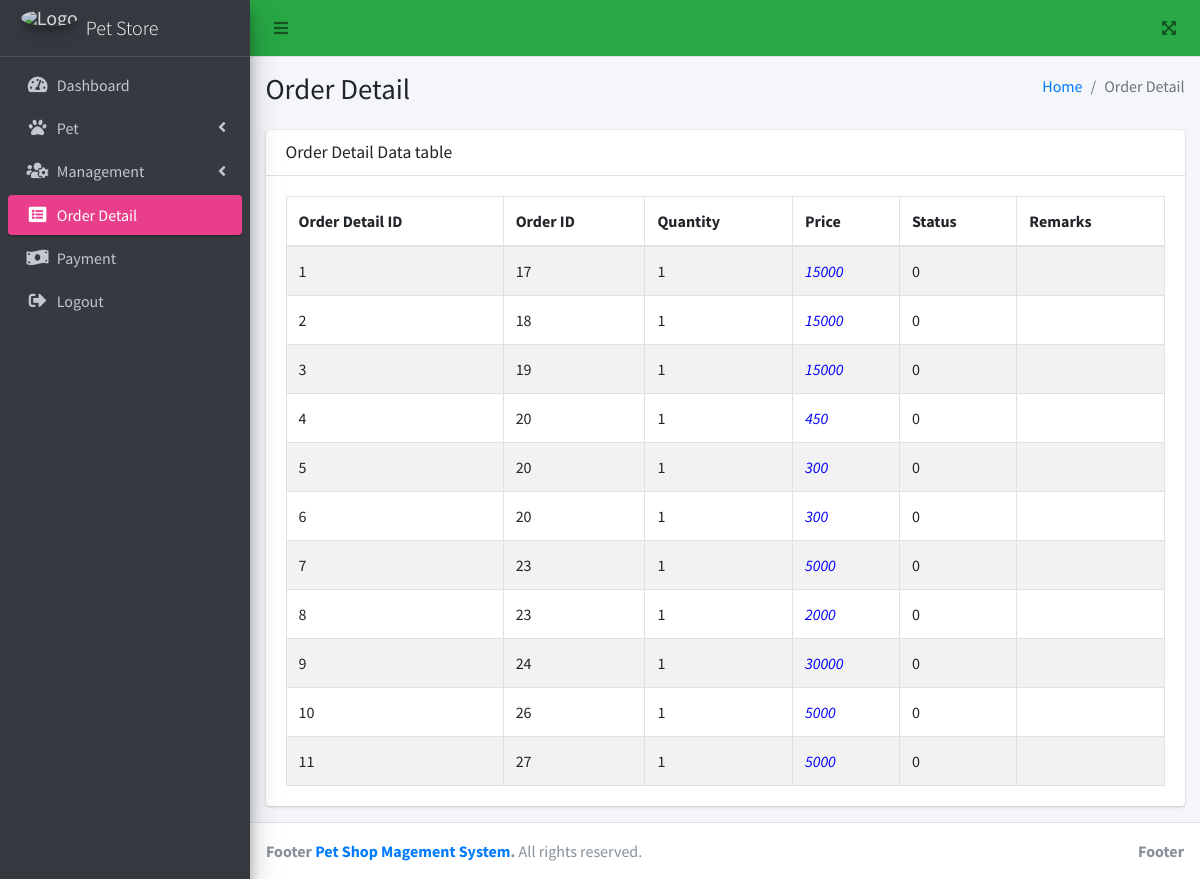
The page /pets/public/admin/Client/orderdetail.php on the database its author committed.
### tables this page shows
CREATE TABLE `tbl_order_detail` (
  `order_detail_id` int NOT NULL AUTO_INCREMENT,
  `order_id` int NOT NULL,
  `quantity` int NOT NULL,
  `quantity_price` float NOT NULL,
  `status` int NOT NULL,
  `remarks` varchar(100) DEFAULT NULL,
  PRIMARY KEY (`order_detail_id`),
  KEY `order_id` (`order_id`),
  CONSTRAINT `tbl_order_detail_ibfk_1` FOREIGN KEY (`order_id`) REFERENCES `tbl_order` (`order_id`) ON DELETE CASCADE ON UPDATE CASCADE
);

### pets/public/admin/Client/orderdetail.php (the view, shortened to what this page needs)
<?php
$hostname = 'db';
$username = 'admin1';
$password = 'password';
$dbname = 'pets';
$pdo = new PDO("mysql:host=$hostname;dbname=$dbname", $username, $password);
try {
    $stmt = $pdo->prepare('SELECT * FROM tbl_order_detail');
    $stmt->execute();
    $ods = $stmt->fetchAll(PDO::FETCH_ASSOC);
} catch (PDOException $e) {
    die("Error: " . $e->getMessage());
}
?>
<!DOCTYPE html>
<html lang="en">
<head>
    <link rel="stylesheet" href="../plugins/fontawesome-free/css/all.min.css">
    <link rel="stylesheet" href="../plugins/datatables-bs4/css/dataTables.bootstrap4.min.css">
    <link rel="stylesheet" href="../plugins/datatables-responsive/css/responsive.bootstrap4.min.css">
    <link rel="stylesheet" href="../plugins/datatables-buttons/css/buttons.bootstrap4.min.css">
    <link rel="stylesheet" href="../dist/css/adminlte.min.css">
</head>
<body class="hold-transition sidebar-mini">
    <div class="wrapper">
        <nav class="main-header navbar navbar-expand navbar-light navbar-green">
            <ul class="navbar-nav">
                <li class="nav-item">
                    <a class="nav-link" data-widget="pushmenu" href="#" role="button"><i class="fas fa-bars"></i></a>
                </li>
            </ul>
            <ul class="navbar-nav ml-auto">
                <li class="nav-item">
                    <a class="nav-link" data-widget="fullscreen" href="#" role="button">
                        <i class="fas fa-expand-arrows-alt"></i>
                    </a>
                </li>
            </ul>
        </nav>
        <aside class="main-sidebar sidebar-dark-primary elevation-4">
            <a href="/index.php" class="brand-link">
                <img src="../dist/img/logo.jpg" alt="Logo" class="brand-image img-circle elevation-3" style="opacity: .8">
                <span class="brand-text font-weight-light">Pet Store</span>
            </a>
            <div class="sidebar">
                <nav class="mt-2">
                    <ul class="nav nav-pills nav-sidebar flex-column" data-widget="treeview" role="menu" data-accordion="false">
                        <li class="nav-item">
                            <a href="dashboard.php" class="nav-link">
                                <i class="nav-icon fas fa-tachometer-alt"></i>
                                <p>Dashboard</p>
                            </a>
                        </li>
                        <li class="nav-item">
                            <a class="nav-link">
                                <i class="nav-icon fas fa-paw"></i>
                                <p>Pet<i class="fas fa-angle-left right"></i><span class="badge badge-info right"></span></p>
                            </a>
                        </li>
                        <li class="nav-item">
                            <a class="nav-link">
                                <i class="nav-icon fas fa-users-cog"></i>
                                <p>
                                    Management
                                    <i class="fas fa-angle-left right"></i>
                                </p>
                            </a>
                        </li>
                        <li class="nav-item menu-open">
                            <a href="orderdetail.php" class="nav-link active" style="background-color: #e83e8c; color: white;">
                                <i class="nav-icon fas fa-list-alt"></i>
                                <p>
                                    Order Detail
                                </p>
                            </a>
                        </li>
                        <li class="nav-item">
                            <a href="payment.php" class="nav-link">
                                <i class="nav-icon fas fa-money-bill-wave"></i>
                                <p>
                                    Payment
                                </p>
                            </a>
                        </li>
                        <li class="nav-item">
                            <a href="../adminlogout.php" class="nav-link" onclick="return confirm('Are you sure you want to logout?');">
                                <i class="nav-icon fas fa-sign-out-alt"></i>
                                <p>
                                    Logout
                                </p>
                            </a>
                        </li>
                    </ul>
                </nav>
            </div>
        </aside>
        <div class="content-wrapper">
            <section class="content-header">
                <div class="container-fluid">
                    <div class="row mb-2">
                        <div class="col-sm-6">
                            <h1>Order Detail</h1>
                        </div>
                        <div class="col-sm-6">
                            <ol class="breadcrumb float-sm-right">
                                <li class="breadcrumb-item"><a href="#">Home</a></li>
                                <li class="breadcrumb-item active">Order Detail</li>
                            </ol>
                        </div>
                    </div>
                </div>
            </section>
            <section class="content">
                <div class="container-fluid">
                    <div class="row">
                        <div class="col-12">
                            <div class="card">
                                <div class="card-header">
                                    <h3 class="card-title">Order Detail Data table</h3>
                                </div>
                                <div class="card-body">
                                    <table id="example1" class="table table-bordered table-striped">
                                        <thead>
                                            <tr>
                                                <th>Order Detail ID</th>
                                                <th>Order ID</th>
                                                <th>Quantity</th>
                                                <th>Price</th>
                                                <th>Status</th>
                                                <th>Remarks</th>
                                            </tr>
                                        </thead>
                                        <tbody>
                                            <?php foreach ($ods as $od) : ?>
                                                <tr>
                                                    <td><?= $od['order_detail_id']; ?></td>
                                                    <td><?= $od['order_id']; ?></td>
                                                    <td><?= $od['quantity']; ?></td>
                                                    <td><i style="color: blue"><?= $od['quantity_price']; ?></i></td>
                                                    <td><?= $od['status']; ?></td>
                                                    <td><?= $od['remarks']; ?></td>
                                                </tr>
                                            <? endforeach; ?>
                                        </tbody>
                                    </table>
                                </div>
                            </div>
                        </div>
                    </div>
                </div>
            </section>
        </div>
        <footer class="main-footer">
            <strong>Footer <a href="">Pet Shop Magement System</a>.</strong>
            All rights reserved.
            <div class="float-right d-none d-sm-inline-block">
                <b>Footer</b>
            </div>
        </footer>
    </div>
</body>
</html>

### rows shown on the page
tbl_order_detail: order_detail_id "1", order "17", quantity "1", quantity_price "15000", status "0"
tbl_order_detail: order_detail_id "2", order "18", quantity "1", quantity_price "15000", status "0"
tbl_order_detail: order_detail_id "3", order "19", quantity "1", quantity_price "15000", status "0"
tbl_order_detail: order_detail_id "4", order "20", quantity "1", quantity_price "450", status "0"
tbl_order_detail: order_detail_id "5", order "20", quantity "1", quantity_price "300", status "0"
tbl_order_detail: order_detail_id "6", order "20", quantity "1", quantity_price "300", status "0"
tbl_order_detail: order_detail_id "7", order "23", quantity "1", quantity_price "5000", status "0"
tbl_order_detail: order_detail_id "8", order "23", quantity "1", quantity_price "2000", status "0"
tbl_order_detail: order_detail_id "9", order "24", quantity "1", quantity_price "30000", status "0"
tbl_order_detail: order_detail_id "10", order "26", quantity "1", quantity_price "5000", status "0"
tbl_order_detail: order_detail_id "11", order "27", quantity "1", quantity_price "5000", status "0"
